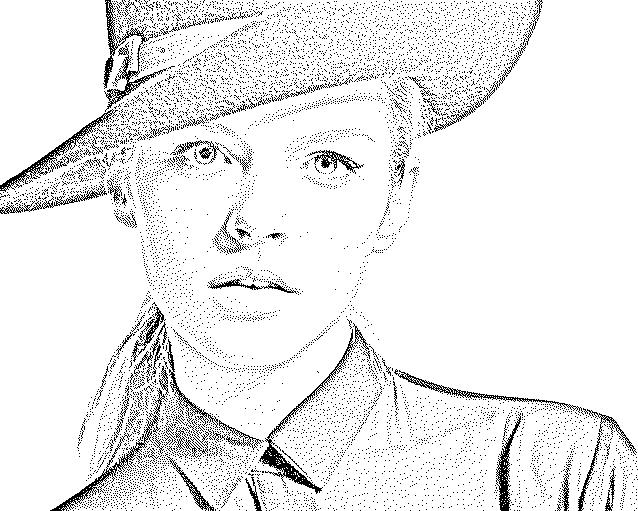
#> input picture test.jpg, 638 x 511 px
$ python k-means_pic.py
#> lines starting #> are read from the running program, lines starting #| are printed output that depends on the picture
# -*- coding: UTF-8 -*-

# @author Wujunjun
# @create time 2019.7.11
# @for test pictures


import numpy as np
from PIL import Image
from random import random,sample
import matplotlib.pyplot as plt


#获取黑点的坐标值
def get_point(area,x_add,y_add):

    x,y=area.shape
    black_point=[]
    for i in range(x):
        for j in range(y):
            if area[i][j]<128:
                black_point.append([i+x_add,j+y_add])
    return  black_point


#将list中的黑点坐标绘制出来
def draw_point(pic_black_point):
    for i in range(len(pic_black_point)):
        plt.scatter(pic_black_point[i][0],pic_black_point[i][1])
    plt.show()


def cal_dis(point,cores):
    dis=[]
    dist=0
    for i in range(len(cores)):
        dist=((point[0]-cores[i][0])**2+(point[1]-cores[i][1])**2)**0.5
        dis.append(dist)
    return  dis
def put_point_into_cluster(pic_black_point,cores,k):
    cl=[]
    for i in range(k):
        cl.append([])

    for i in pic_black_point:
        dis=cal_dis(i,cores)
        cl[dis.index(min(dis))].append(i)
    return cl


def cal_cores(cl):
    new_cores=[]

    for i in range(len(cl)):
        xs=0
        ys=0
        for j in range(len(cl[i])):
            xs+=cl[i][j][0]
            ys+=cl[i][j][1]
        x_new=xs/len(cl[i])
        y_new=ys/len(cl[i])
        x_new=round(x_new,2)
        y_new=round(y_new,2)
        new_cores.append([x_new,y_new])

    return new_cores


#对输入的坐标点进行k-means聚类
def k_means(pic_black_point,k):
    my_cores=sample(pic_black_point,k)
    print(my_cores)
    iter=0

    while True:
        iter+=1

        cl=put_point_into_cluster(pic_black_point,my_cores,k)


        news_cores=cal_cores(cl)


        if my_cores==news_cores:
            break
        else:
            my_cores=news_cores

        print("经历了%d次迭代，迭代后的质心如下：\n",iter)
        print(my_cores)

    colors = ['#0000FF', '#FF0000', '#00FF00', '#666666', '#FFFF00']
    for i in range(k):
        color = colors[i % 5]
        for j in cl[i]:
            plt.scatter(j[0],j[1], c=color, alpha=0.5)
        plt.scatter(my_cores[i][0],my_cores[i][1], marker='+', c='#000000', s=180)
    plt.show()


if __name__=="__main__":
    pic = np.asarray(Image.open("test.jpg"))
#> pic is the input picture: shape (511, 638); min 0, max 255, mean 234.6
    map=pic[100:150,100:150]
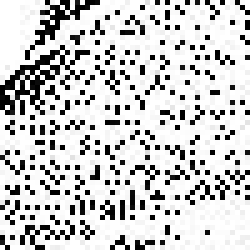
#> map: shape (50, 50) (shown 5 times larger); min 0, max 255, mean 200.6
    x_add=100
    y_add=100
    rows,cols=map.shape
#> rows = 50; cols = 50

    pic_black_point=get_point(map,x_add,y_add)         #增加x_add，y_add变量是为了从局部地图得到的点的值是全局的
#> pic_black_point = 511 pairs, first value 100 to 149, second value 100 to 149

    draw_point(pic_black_point)
#> in draw_point, `plt.show()`:
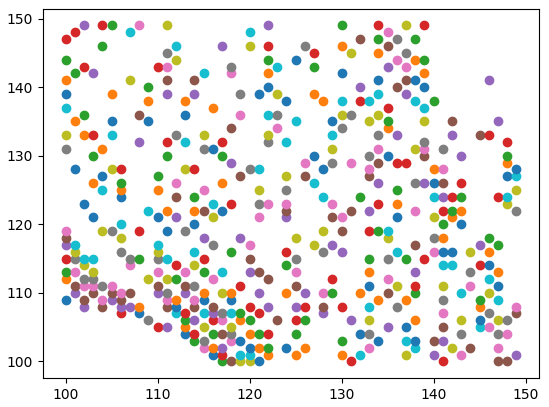
#> figure drawn by matplotlib, 1 panel

    k=int(input("请输入你需要分成的k簇：\n"))
#> the answer given: 3

    k_means(pic_black_point,k)
#> in k_means, `my_cores=sample(pic_black_point,k)`: my_cores = [[140, 138], [118, 104], [137, 101]]
#| [[140, 138], [118, 104], [137, 101]]
#> the loop in k_means, `while True:` made 11 passes
#> my_cores on passes 1 to 10: [[128.5, 135.3], [113.1, 113.8], [139.8, 108.9]], [[126.5, 136.5], [112.1, 113.8], [139.3, 111.4]], [[125.2, 137.6], [112, 113.6], [138.9, 112.8]], [[124.2, 137.9], [112.3, 113.1], [139, 113.5]], [[123.1, 137.9], [112.4, 112.7], [139.2, 114.1]], [[122.3, 138], [112.7, 112.2], [139.4, 114.8]], [[122, 138.1], [112.8, 112.1], [139.4, 115.1]], [[121.7, 138.3], [112.8, 112.1], [139.3, 115.4]], [[121.6, 138.3], [112.8, 112.1], [139.3, 115.5]], [[121.3, 138.2], [112.9, 111.9], [139.3, 115.5]]
#| [[128.54, 135.29], [113.07, 113.83], [139.82, 108.9]]
#| [[126.5, 136.54], [112.12, 113.78], [139.31, 111.41]]
#| [[125.17, 137.61], [112.01, 113.6], [138.88, 112.79]]
#| [[124.2, 137.91], [112.28, 113.09], [139.02, 113.5]]
#| [[123.14, 137.94], [112.41, 112.7], [139.17, 114.12]]
#| [[122.31, 137.99], [112.71, 112.23], [139.37, 114.79]]
#| [[121.95, 138.12], [112.82, 112.13], [139.37, 115.09]]
#| [[121.67, 138.27], [112.82, 112.13], [139.31, 115.38]]
#> (further printed lines are left out)
#> after the loop in k_means, `while True:`: iter = 11
#> in k_means, `plt.show()`:
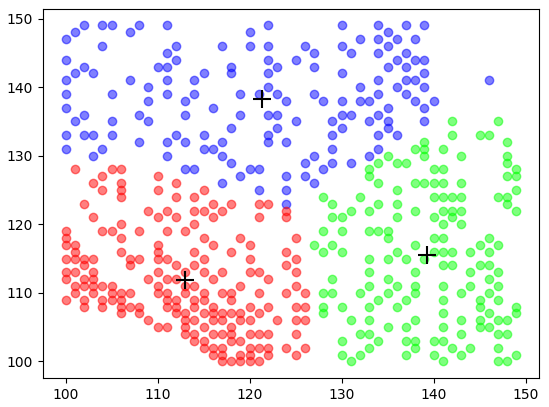
#> figure drawn by matplotlib, 1 panel
